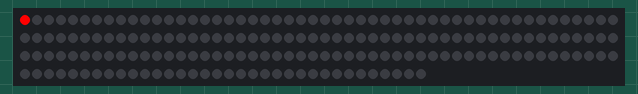
Recording of a sketch running on a simulated Arduino Uno, built with avr-gcc and run on an emulated ATmega328P. Parts: 184 RGB LEDs in strip order, left to right, continuing on the next row.

Above: at 0.1 s.
At 0.7 s:
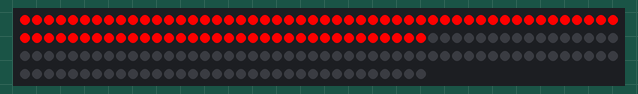
At 1.4 s:
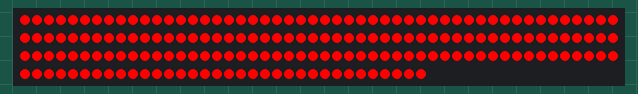

The sketch:

debug_leds.ino
```cpp
#include <FastLED.h>

#define NUM_LEDS 184
// define data and clock pins for the DotStars
#define DATA_PIN 11
#define CLOCK_PIN 13

CRGB leds[NUM_LEDS];

void setup() {
    FastLED.addLeds<DOTSTAR, DATA_PIN, CLOCK_PIN, BGR, DATA_RATE_KHZ(8)>(leds, NUM_LEDS); // initialise DotStars
    FastLED.setBrightness(255);
    FastLED.clear();
    FastLED.show();
    for (int i = 0; i < NUM_LEDS; i ++) {
        leds[i] = CRGB::Red;
        FastLED.show();
        delay(5);
    }
}
void loop(){
}
```
